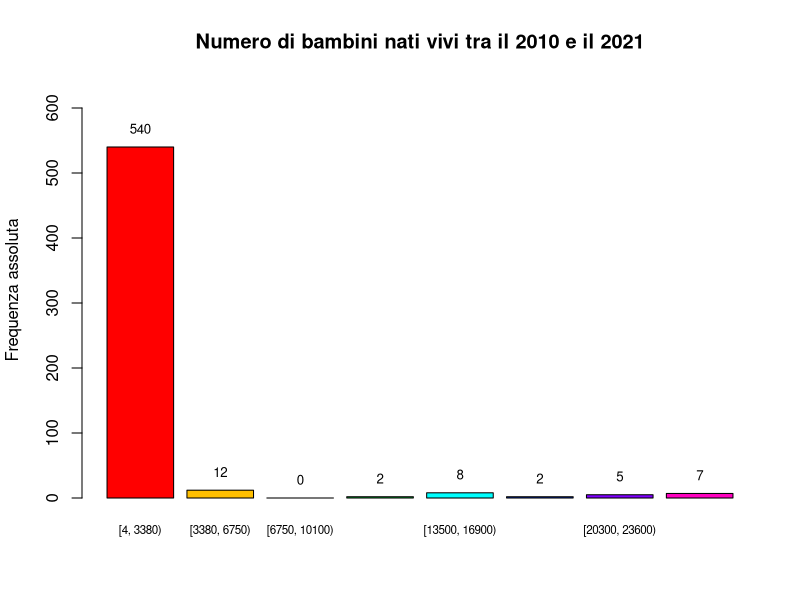
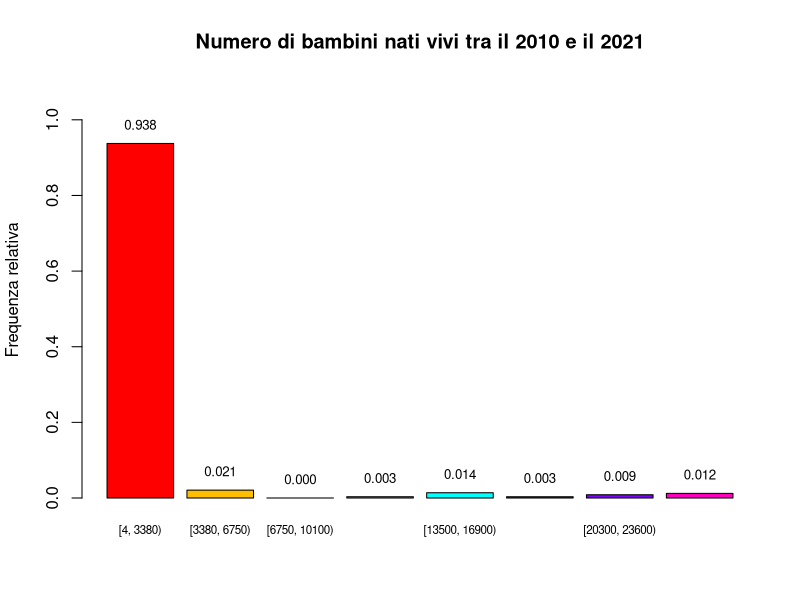
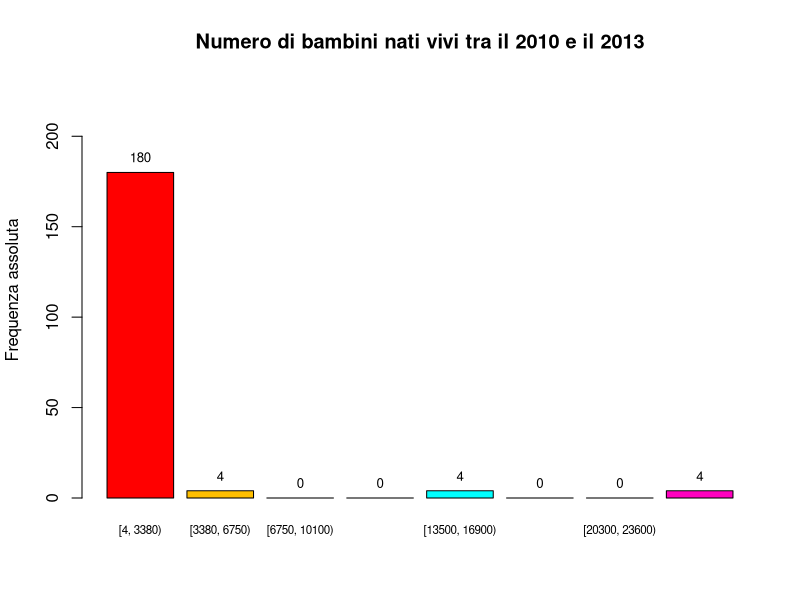
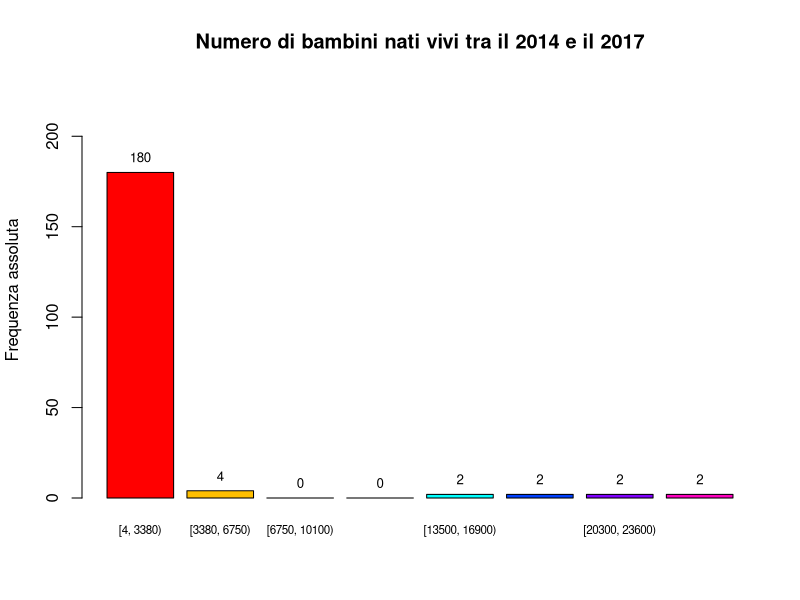
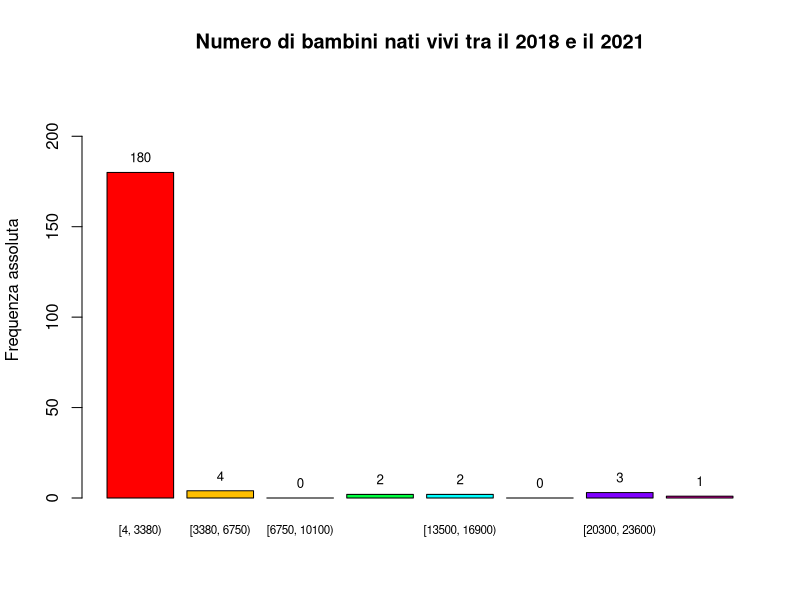
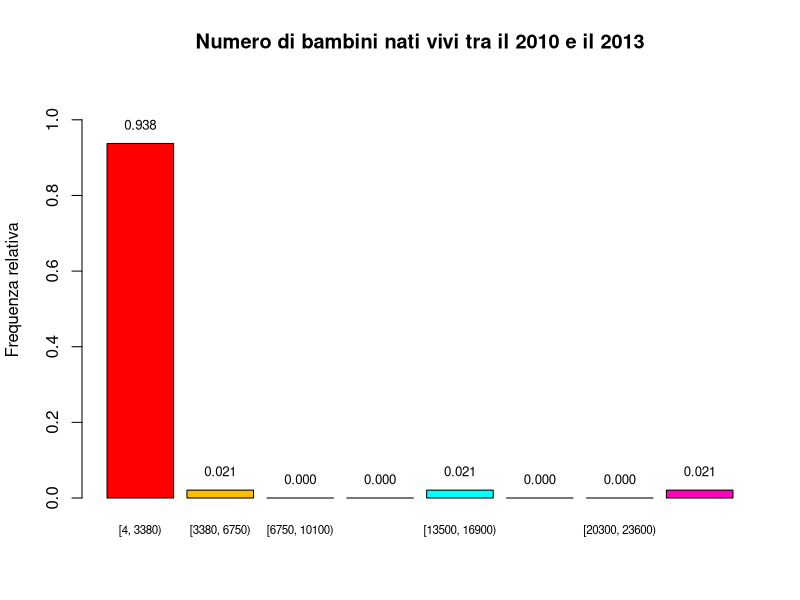
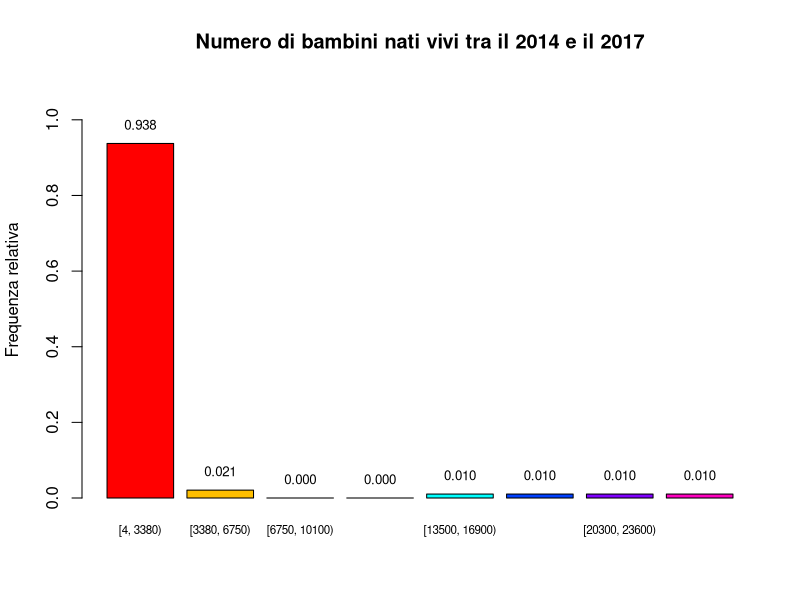
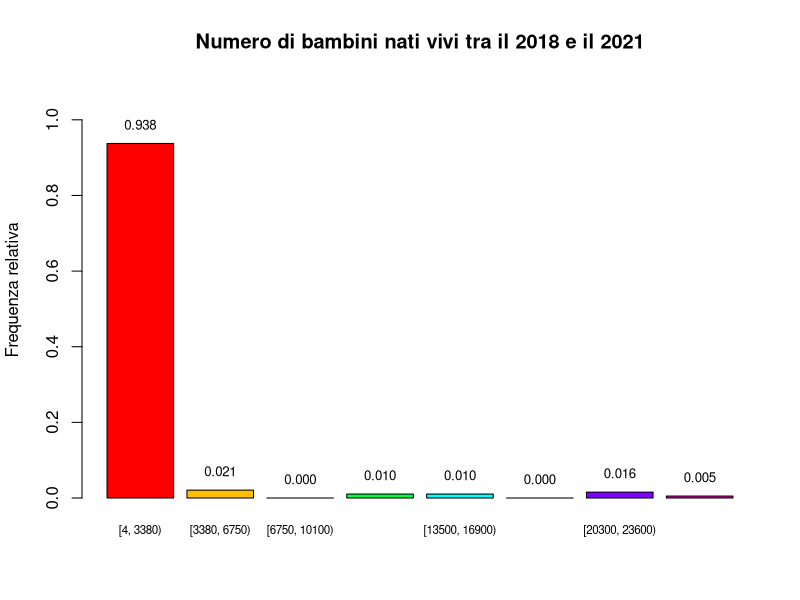

The R source for these figures, in order:
# ANALISI DESCRITTIVA DEL DATASET SULLE NASCITE
# Author: Daniela Amendola 

library(readxl)
library(e1071)

data <- read_excel("dataset_puliti/nascite_arrotondato.xlsx")

# Si visualizza il dataframe
View(data)


################################################################################
#------------------------------- Frequenze ------------------------------------#
################################################################################

# Si calcolano il valore minimo e massimo all'interno del dataset
min_dati <- min(data[, -1])
max_dati <- max(data[, -1])
print(min_dati)
print(max_dati)

# Essendo il valore massimo 26600, si arrotonda per eccesso a 27000
max_dati <- 27000

# Essendo il numero di dati elevato, si divide il dataset in intervalli
# Numero di intervalli
num_intervalli <- 8

# Si calcola la lunghezza di ogni intervallo
lunghezza_intervallo <- (max_dati - min_dati) / num_intervalli

# Si generoano gli intervalli
intervalli <- seq(min_dati, max_dati, by = lunghezza_intervallo)

# Si divide il dataset in 3 quadrienni:
# Il primo quadriennio va dal 2010 al 2014
# Il secondo quadriennio  va dal 2015 al 2018
# Il terzo quadriennio va dal 2019 al 2022
dati_2010_2013 <- data[, c("2010", "2011", "2012", "2013")]
dati_2014_2017 <- data[, c("2014", "2015", "2016", "2017")]
dati_2018_2021 <- data[, c("2018", "2019", "2020", "2021")]

# Si convertono tutti i dati in un vettore numerico (in quanto sono di tipo character)
dati_2010_2013 <- as.numeric(as.character(unlist(dati_2010_2013)))
dati_2014_2017 <- as.numeric(as.character(unlist(dati_2014_2017)))
dati_2018_2021 <- as.numeric(as.character(unlist(dati_2018_2021)))

# Si rimuove la prima colonna (dove sono presenti i Paesi)
dati_senza_intestazioni <- data[, -1]

# Si convertono tutti i dati in un vettore numerico (in quanto sono di tipo character)
dati_tot <- as.numeric(as.character(unlist(dati_senza_intestazioni)))

#---------- Frequenza assoluta ----------#
# Si calcola la frequenza assoluta per l'intero set di dati, escludendo la prima riga di 
# intestazione e la prima colonna, che contiene i nomi dei Paesi
freqA_tot <- table(cut(dati_tot, intervalli, right = FALSE))
freqA_tot

# Si calcola la frequenza assoluta per ogni gruppo
freqA_2010_2013 <- table(cut(dati_2010_2013, intervalli, right = FALSE))
freqA_2014_2017 <- table(cut(dati_2014_2017, intervalli, right = FALSE))
freqA_2018_2021 <- table(cut(dati_2018_2021, intervalli, right = FALSE))

# Si calcolano le percentuali
percentuali_tot <- round((freqA_tot / sum(freqA_tot)) * 100, 2)
percentuali_2010_2013 <- round((freqA_2010_2013 / sum(freqA_2010_2013)) * 100, 2)
percentuali_2014_2017 <- round((freqA_2014_2017 / sum(freqA_2014_2017)) * 100, 2)
percentuali_2018_2021 <- round((freqA_2018_2021 / sum(freqA_2018_2021)) * 100, 2)

#---------- Frequenza assoluta cumulata ----------#
# Si calcola la frequenza assoluta cumulata per l'intero set di dati
freqAC_tot <- cumsum(freqA_tot)
freqAC_tot

# Si calcola  la frequenza assoluta cumulata per ogni gruppo
freqAC_2010_2013 <- cumsum(freqA_2010_2013)
freqAC_2014_2017 <- cumsum(freqA_2014_2017)
freqAC_2018_2021 <- cumsum(freqA_2018_2021)

#---------- Frequenza relativa ----------#
# Si calcola  la frequenza relativa per l'intero set di dati, escludendo la prima riga di 
# intestazione e la prima colonna, che contiene i nomi dei Paesi
freqR_tot <- table(cut(dati_tot, intervalli, right = FALSE))/length(dati_tot)
freqR_tot

# Si calcola la frequenza relativa per ogni gruppo
freqR_2010_2013 <- table(cut(dati_2010_2013,intervalli, right = FALSE))/length(dati_2010_2013)
freqR_2014_2017 <- table(cut(dati_2014_2017,intervalli, right = FALSE))/length(dati_2014_2017)
freqR_2018_2021 <- table(cut(dati_2018_2021,intervalli, right = FALSE))/length(dati_2018_2021)

#---------- Frequenza relativa cumulata ----------#
# Si calcola  le frequenze relative cumulate per l'intero set di dati
freqRC_tot <- cumsum(freqR_tot)
freqRC_tot

# Si calcola  la frequenza relativa cumulata per ogni gruppo
freqRC_2010_2013 <- cumsum(freqR_2010_2013)
freqRC_2014_2017 <- cumsum(freqR_2014_2017)
freqRC_2018_2021 <- cumsum(freqR_2018_2021)

#---------- Tabella di contingenza assoluta ----------#
contingenza_assolute <- cbind(freqA_2010_2013, freqA_2014_2017, freqA_2018_2021)
contingenza_assolute

#---------- Tabella di contingenza relativa ----------#
contingenza_relativa <- cbind(freqR_2010_2013, freqR_2014_2017, freqR_2018_2021)
contingenza_relativa

#---------- Frequenza relativa congiunta ----------#
freqRCong <-prop.table(contingenza_assolute)
freqRCong

#---------- Frequenza marginale ----------#
# Si calcola la frequenza assoluta marginale
freq_marg_ass <- margin.table(contingenza_assolute, 1)
freq_marg_ass

# Si calcola la frequenza relativa marginale
freq_marg_rel <- margin.table(contingenza_relativa, 1)
freq_marg_rel

#--------- Frequenza relativa condizionata ----------#
freq_cond_rel <- prop.table(contingenza_assolute, 1)
freq_cond_rel[is.nan(freq_cond_rel)] <- 0
freq_cond_rel

################################################################################
#----------------------------- Grafici frequenze ------------------------------#
################################################################################

# Si crea un vettore di etichette
intervalli_etichette <- c("[4, 3380)", "[3380, 6750)", "[6750, 10100)", "[10100, 13500)",
                          "[13500, 16900)", "[16900, 20300)", "[20300, 23600)", "[23600, 27000)")

#-------------------------- Grafici per l'intero set di dati --------------------------#
#---------- Frequenza assoluta ----------#
barplot_freqA_tot <- barplot(freqA_tot, 
                          names.arg = intervalli_etichette, 
                          ylim = c(0, max(freqA_tot) + 100),
                          col = rainbow(8),
                          main = "Numero di bambini nati vivi tra il 2010 e il 2021",
                          ylab = "Frequenza assoluta",
                          angle = 45, 
                          cex.names = 0.7)

# Per una maggiore chiarezza si inseriscono delle etichette sopra le colonne, 
# che vanno ad indicare il valore effettivo di ogni colonna
for (i in 1:length(barplot_freqA_tot)) {
  text(barplot_freqA_tot [i], freqA_tot[i] + 5, 
       labels = freqA_tot[i], pos = 3, col = "black", cex = 0.8)
}

#---------- Frequenza relativa ----------#
barplot_freqR_tot <- barplot(freqR_tot, 
        names.arg = intervalli_etichette, 
        ylim = c(0, 1.1),
        col = rainbow(8),
        main = "Numero di bambini nati vivi tra il 2010 e il 2021",
        ylab = "Frequenza relativa",
        angle = 45, 
        cex.names = 0.7)

# Si aggiungono le etichette sopra le colonne
for (i in 1:length(barplot_freqR_tot)) {
  text(barplot_freqR_tot[i], freqR_tot[i] + 0.01, 
       labels = sprintf("%.3f", freqR_tot[i]), pos = 3, col = "black", cex = 0.8)
}

#-------------------------- Grafici per ogni quadriennio --------------------------#
#--------------- Frequenza assoluta ---------------#
#-------- 2010-2013 --------#
barplot_freqA_10_13 <- barplot(freqA_2010_2013, 
                             names.arg = intervalli_etichette, 
                             ylim = c(0, max(freqA_2010_2013) + 50),
                             col = rainbow(8),
                             main = "Numero di bambini nati vivi tra il 2010 e il 2013",
                             ylab = "Frequenza assoluta",
                             angle = 45, 
                             cex.names = 0.7)

# Per una maggiore chiarezza si inseriscono delle etichette sopra le colonne, 
# che vanno ad indicare il valore effettivo di ogni colonna
for (i in 1:length(barplot_freqA_10_13)) {
  text(barplot_freqA_10_13[i], freqA_2010_2013[i] + 0.05, 
       labels = freqA_2010_2013[i], pos = 3, col = "black", cex = 0.8)
}

#-------- 2014-2017 --------#
barplot_freqA_14_17 <- barplot(freqA_2014_2017, 
                               names.arg = intervalli_etichette, 
                               ylim = c(0, max(freqA_2014_2017) + 50),
                               col = rainbow(8),
                               main = "Numero di bambini nati vivi tra il 2014 e il 2017",
                               ylab = "Frequenza assoluta",
                               angle = 45, 
                               cex.names = 0.7)

# Per una maggiore chiarezza si inseriscono delle etichette sopra le colonne, 
# che vanno ad indicare il valore effettivo di ogni colonna
for (i in 1:length(barplot_freqA_14_17)) {
  text(barplot_freqA_14_17[i], freqA_2014_2017[i] + 0.05, 
       labels = freqA_2014_2017[i], pos = 3, col = "black", cex = 0.8)
}

#-------- 2018-2021 --------#
barplot_freqA_18_21 <- barplot(freqA_2018_2021, 
                               names.arg = intervalli_etichette, 
                               ylim = c(0, max(freqA_2018_2021) + 50),
                               col = rainbow(8),
                               main = "Numero di bambini nati vivi tra il 2018 e il 2021",
                               ylab = "Frequenza assoluta",
                               angle = 45, 
                               cex.names = 0.7)

# Per una maggiore chiarezza si inseriscono delle etichette sopra le colonne, 
# che vanno ad indicare il valore effettivo di ogni colonna
for (i in 1:length(barplot_freqA_18_21)) {
  text(barplot_freqA_18_21[i], freqA_2018_2021[i] + 0.05, 
       labels = freqA_2018_2021[i], pos = 3, col = "black", cex = 0.8)
}

#--------------- Frequenza relativa ---------------#
#-------- 2010-2013 --------#
barplot_freqR_10_13 <- barplot(freqR_2010_2013, 
                             names.arg = intervalli_etichette, 
                             ylim = c(0, 1.1),
                             col = rainbow(8),
                             main = "Numero di bambini nati vivi tra il 2010 e il 2013",
                             ylab = "Frequenza relativa",
                             angle = 45, 
                             cex.names = 0.7)

# Per una maggiore chiarezza si inseriscono delle etichette sopra le colonne, 
# che vanno ad indicare il valore effettivo di ogni colonna
for (i in 1:length(barplot_freqR_10_13)) {
  text(barplot_freqR_10_13[i], freqR_2010_2013[i] + 0.01, 
       labels = sprintf("%.3f", freqR_2010_2013[i]), pos = 3, col = "black", cex = 0.8)
}

#-------- 2014-2017 --------#
barplot_freqR_14_17 <- barplot(freqR_2014_2017, 
                               names.arg = intervalli_etichette, 
                               ylim = c(0, 1.1),
                               col = rainbow(8),
                               main = "Numero di bambini nati vivi tra il 2014 e il 2017",
                               ylab = "Frequenza relativa",
                               angle = 45, 
                               cex.names = 0.7)

# Per una maggiore chiarezza si inseriscono delle etichette sopra le colonne, 
# che vanno ad indicare il valore effettivo di ogni colonna
for (i in 1:length(barplot_freqR_14_17)) {
  text(barplot_freqR_14_17[i], freqR_2014_2017[i] + 0.01, 
       labels = sprintf("%.3f", freqR_2014_2017[i]), pos = 3, col = "black", cex = 0.8)
}

#-------- 2018-2021 --------#
barplot_freqR_18_21 <- barplot(freqR_2018_2021, 
                               names.arg = intervalli_etichette, 
                               ylim = c(0, 1.1),
                               col = rainbow(8),
                               main = "Numero di bambini nati vivi tra il 2018 e il 2021",
                               ylab = "Frequenza relativa",
                               angle = 45, 
                               cex.names = 0.7)

# Per una maggiore chiarezza si inseriscono delle etichette sopra le colonne, 
# che vanno ad indicare il valore effettivo di ogni colonna
for (i in 1:length(barplot_freqR_18_21)) {
  text(barplot_freqR_18_21[i], freqR_2018_2021[i] + 0.01, 
       labels = sprintf("%.3f", freqR_2018_2021[i]), pos = 3, col = "black", cex = 0.8)
}



#--------------- Frequenza assoluta congiunta ---------------#
barplot(t(contingenza_assolute), 
        col = c("blue", "green", "red"),
        legend = c("2010-2013", "2014-2017", "2018-2021"), 
        ylim = c(0, 600),
        main = "Frequenza assoluta congiunta",
        names.arg = intervalli_etichette,
        las = 2,
        cex.names = 0.7)

# Per una maggiore chiarezza, vista la presenza di valori molto bassi per alcuni intervalli
# si rifà il grafico rimuovendo il primo intervallo; ovvero, (4, 3380]. Così facendo 
# si riesce a vedere meglio la contingenza assoluta per gli altri intervalli
barplot(t(contingenza_assolute[-1, ]), 
        col = c("blue", "green", "red"),
        legend = c("2010-2013", "2014-2017", "2018-2021"), 
        main = "Frequenza assoluta congiunta (senza il primo intervallo)",
        names.arg = intervalli_etichette[-1],
        las = 2,
        cex.names = 0.7)

#--------------- Frequenza relativa congiunta ---------------#
barplot(t(freqRCong), 
        col = c("blue", "green", "red"),
        ylim = c(0, 1),
        legend = c("2010-2013", "2014-2017", "2018-2021"), 
        main = "Frequenza relativa congiunta",
        names.arg = intervalli_etichette,
        las = 2,
        cex.names = 0.7)

# Per una maggiore chiarezza, vista la presenza di valori molto bassi per alcuni intervalli
# si rifà il grafico rimuovendo il primo intervallo; ovvero, (4, 3380]. Così facendo 
# si riesce a vedere meglio la contingenza assoluta per gli altri intervalli
barplot(t(freqRCong[-1, ]), 
        col = c("blue", "green", "red"),
        ylim = c(0, 0.025),
        legend = c("2010-2013", "2014-2017", "2018-2021"), 
        main = "Frequenza relativa congiunta (senza il primo intervallo)",
        names.arg = intervalli_etichette[-1],
        las = 2,
        cex.names = 0.7)

#--------------- Frequenza relativa condizionata ---------------#
barplot(t(freq_cond_rel),
        beside = TRUE,
        col = c("blue", "green", "red"),
        ylim = c(0, 1),
        legend = c("2010-2013", "2014-2017", "2018-2021"), 
        main = "Frequenza relativa condizionata (Quadriennio | N. Nascite)",
        names.arg = intervalli_etichette,
        las = 2,
        cex.names = 0.7)

################################################################################
#----------------------------- Media campionaria ------------------------------#
################################################################################

# Si calcola la media campionaria per ogni anno
means_by_year <- colMeans(data[, -1])
means_by_year

# Si rappresenta la media sottoforma di serie temporale
ts_means <- ts(means_by_year, start = 2010, frequency = 1)

# Grafico della media campionaria per anno 
plot(ts_means, 
     main = "Media campionaria per anno", 
     ylim = c(1130, 1400),
     xlab = "Anno", 
     ylab = "Numero di nati vivi (in migliaia)", 
     col = "blue", 
     type = "o")

################################################################################
#----------------------------------- Boxplot ----------------------------------#
################################################################################

#-------- 2010-2013 --------#
dati_2010 <- data[["2010"]]
dati_2011 <- data[["2011"]]
dati_2012 <- data[["2012"]]
dati_2013 <- data[["2013"]]

# Si calcolano i quantili per ogni anno
quantili_2010 <- quantile(dati_2010)
quantili_2010

quantili_2011 <- quantile(dati_2011)
quantili_2011

quantili_2012 <- quantile(dati_2012)
quantili_2012

quantili_2013 <- quantile(dati_2013)
quantili_2013

# Si visualizzano le principali informazioni (media, mediana, minimo e massimo) per ogni anno  
summary_2010 <- summary(dati_2010)
summary_2010

summary_2011 <- summary(dati_2011)
summary_2011

summary_2012 <- summary(dati_2012)
summary_2012

summary_2013 <- summary(dati_2013)
summary_2013

# Si visualizzano i boxplot
boxplot(dati_2010, dati_2011, dati_2012, dati_2013, 
        main = "Boxplot 2010 - 2013",
        ylab = "Numero di bambini nati vivi (in migliaia)",
        ylim = c(min(dati_2010, dati_2011, dati_2012, dati_2013), 
                 max(dati_2010, dati_2011, dati_2012, dati_2013)),
        names = c("2010", "2011", "2012", "2013"),
        col = c("red", "lightblue", "green", "yellow"),
        border = "black")

# Essendo presenti degli outliers molto grandi, 
# di seguito si riportano i boxplot senza gli outliers
boxplot(dati_2010, dati_2011, dati_2012, dati_2013, 
        main = "Boxplot 2010 - 2013 senza outliers",
        ylab = "Numero di bambini nati vivi (in migliaia)",
        ylim = c(min(dati_2010, dati_2011, dati_2012, dati_2013), 
                 max(dati_2010, dati_2011, dati_2012, dati_2013) - 25340),
        names = c("2010", "2011", "2012", "2013"),
        col = c("red", "lightblue", "green", "yellow"),
        border = "black")

# Si verifica qual è il limite superiore
stats_2010 <- boxplot.stats(dati_2010)
stats_2010$stats[5]

stats_2011 <- boxplot.stats(dati_2011)
stats_2011$stats[5]

stats_2012 <- boxplot.stats(dati_2012)
stats_2012$stats[5]

stats_2013 <- boxplot.stats(dati_2013)
stats_2013$stats[5]

#-------- 2014-2017 --------#
dati_2014 <- data[["2014"]]
dati_2015 <- data[["2015"]]
dati_2016 <- data[["2016"]]
dati_2017 <- data[["2017"]]

# Si calcolano i quantili per ogni anno
quantili_2014 <- quantile(dati_2014)
quantili_2014

quantili_2015 <- quantile(dati_2015)
quantili_2015

quantili_2016 <- quantile(dati_2016)
quantili_2016

quantili_2017 <- quantile(dati_2017)
quantili_2017

# Si visualizzano le principali informazioni (media, mediana, minimo e massimo) per ogni anno  
summary_2014 <- summary(dati_2014)
summary_2014

summary_2015 <- summary(dati_2015)
summary_2015

summary_2016 <- summary(dati_2016)
summary_2016

summary_2017 <- summary(dati_2017)
summary_2017

# Si visualizzano i boxplot
boxplot(dati_2014, dati_2015, dati_2016, dati_2017, 
        main = "Boxplot 2014 - 2017",
        ylab = "Numero di bambini nati vivi (in migliaia)",
        ylim = c(min(dati_2014, dati_2015, dati_2016, dati_2017), 
                 max(dati_2014, dati_2015, dati_2016, dati_2017)),
        names = c("2014", "2015", "2016", "2017"),
        col = c("red", "lightblue", "green", "yellow"),
        border = "black")

# Essendo presenti degli outliers molto grandi,
# di seguito si riportano i boxplot senza gli outliers
boxplot(dati_2014, dati_2015, dati_2016, dati_2017, 
        main = "Boxplot 2014 - 2017 senza outliers",
        ylab = "Numero di bambini nati vivi (in migliaia)",
        ylim = c(min(dati_2014, dati_2015, dati_2016, dati_2017), 
                 max(dati_2014, dati_2015, dati_2016, dati_2017) - 23200),
        names = c("2014", "2015", "2016", "2017"),
        col = c("red", "lightblue", "green", "yellow"),
        border = "black")

# Si verifica qual è il limite superiore
stats_2014 <- boxplot.stats(dati_2014)
stats_2014$stats[5]

stats_2015 <- boxplot.stats(dati_2015)
stats_2015$stats[5]

stats_2016 <- boxplot.stats(dati_2016)
stats_2016$stats[5]

stats_2017 <- boxplot.stats(dati_2017)
stats_2017$stats[5]

#-------- 2018-2021 --------#
dati_2018 <- data[["2018"]]
dati_2019 <- data[["2019"]]
dati_2020 <- data[["2020"]]
dati_2021 <- data[["2021"]]

# Si calcolano i quantili per ogni anno
quantili_2018 <- quantile(dati_2018)
quantili_2018

quantili_2019 <- quantile(dati_2019)
quantili_2019

quantili_2020 <- quantile(dati_2020)
quantili_2020

quantili_2021 <- quantile(dati_2021)
quantili_2021

# Si visualizzano le principali informazioni (media, mediana, minimo e massimo) per ogni anno  
summary_2018 <- summary(dati_2018)
summary_2018

summary_2019 <- summary(dati_2019)
summary_2019

summary_2020 <- summary(dati_2020)
summary_2020

summary_2021 <- summary(dati_2021)
summary_2021

# Si visualizzano i boxplot
boxplot(dati_2018, dati_2019, dati_2020, dati_2021, 
        main = "Boxplot 2018 - 2021",
        ylab = "Numero di bambini nati vivi (in migliaia)",
        ylim = c(min(dati_2018, dati_2019, dati_2020, dati_2021), 
                 max(dati_2018, dati_2019, dati_2020, dati_2021)),
        names = c("2018", "2019", "2020", "2021"),
        col = c("red", "lightblue", "green", "yellow"),
        border = "black")

# Essendo presenti degli outliers molto grandi,
# di seguito si riportano i boxplot senza gli outliers
boxplot(dati_2018, dati_2019, dati_2020, dati_2021, 
        main = "Boxplot 2018 - 2021 senza outliers",
        ylab = "Numero di bambini nati vivi (in migliaia)",
        ylim = c(min(dati_2018, dati_2019, dati_2020, dati_2021), 
                 max(dati_2018, dati_2019, dati_2020, dati_2021) - 23200),
        names = c("2018", "2019", "2020", "2021"),
        col = c("red", "lightblue", "green", "yellow"),
        border = "black")

# Si verifica qual è il limite superiore
stats_2018 <- boxplot.stats(dati_2018)
stats_2018$stats[5]

stats_2019 <- boxplot.stats(dati_2019)
stats_2019$stats[5]

stats_2020 <- boxplot.stats(dati_2020)
stats_2020$stats[5]

stats_2021 <- boxplot.stats(dati_2021)
stats_2021$stats[5]

# Si confrontano primo e ultimo anno attraverso un boxplot ad intaglio
boxplot(dati_2010, dati_2021, 
        notch = TRUE,
        main = "Confronto boxplot 2010 e 2021",
        ylab = "Numero di bambini nati vivi (in migliaia)",
        ylim = c(min(dati_2010, dati_2021), 
                 max(dati_2010, dati_2021)),
        names = c("2010", "2021"),
        col = c("green", "orange"),
        border = "black")

# Per una migliore visualizzazione, si riporta il boxplot senza outliers
boxplot(dati_2010, dati_2021, 
        notch = TRUE,
        main = "Confronto boxplot 2010 e 2021 senza outliers",
        ylab = "Numero di bambini nati vivi (in migliaia)",
        ylim = c(min(dati_2010, dati_2021), 
                 1400),
        names = c("2010", "2021"),
        col = c("green", "orange"),
        border = "black")

# Si visualizzano i dettagli dei due boxplot
summary_2010
summary_2021

# Si confrontano la mediana del primo e dell'ultimo anno e si verifica se si sovrappongono
IQR_2010 <- quantile(dati_2010, 0.75) - quantile(dati_2010, 0.25)
IQR_2010
M1_2010 <- quantile(dati_2010, 0.5) - 1.57*IQR_2010/sqrt(length(dati_2010))
M2_2010 <- quantile(dati_2010, 0.5) + 1.57*IQR_2010/sqrt(length(dati_2010))

IQR_2021 <- quantile(dati_2021, 0.75) - quantile(dati_2021, 0.25)
IQR_2021
M1_2021 <- quantile(dati_2021, 0.5) - 1.57*IQR_2021/sqrt(length(dati_2021))
M2_2021 <- quantile(dati_2021, 0.5) + 1.57*IQR_2021/sqrt(length(dati_2021))

# Intervallo di confidenza del 95% per la mediana del primo anno
c(M1_2010, M2_2010)

# Intervallo di confidenza del 95% per la mediana dell'ultimo anno
c(M1_2021, M2_2021)


###############################################################################
#------------------------ Varianza e deviazione standard ---------------------#
###############################################################################

# Si calcola la varianza e la deviazione standard per ogni anno
varianza_2010 <- var(dati_2010)
deviazione_standard_2010 <- sd(dati_2010)

varianza_2011 <- var(dati_2011)
deviazione_standard_2011 <- sd(dati_2011)

varianza_2012 <- var(dati_2012)
deviazione_standard_2012 <- sd(dati_2012)

varianza_2013 <- var(dati_2013)
deviazione_standard_2013 <- sd(dati_2013)

varianza_2014 <- var(dati_2014)
deviazione_standard_2014 <- sd(dati_2014)

varianza_2015 <- var(dati_2015)
deviazione_standard_2015 <- sd(dati_2015)

varianza_2016 <- var(dati_2016)
deviazione_standard_2016 <- sd(dati_2016)

varianza_2017 <- var(dati_2017)
deviazione_standard_2017 <- sd(dati_2017)

varianza_2018 <- var(dati_2018)
deviazione_standard_2018 <- sd(dati_2018)

varianza_2019 <- var(dati_2019)
deviazione_standard_2019 <- sd(dati_2019)

varianza_2020 <- var(dati_2020)
deviazione_standard_2020 <- sd(dati_2020)

varianza_2021 <- var(dati_2021)
deviazione_standard_2021 <- sd(dati_2021)

# Si rappresenta la varianza sottoforma di serie temporale
ts_varianza <- ts(c(varianza_2010, varianza_2011, varianza_2012, varianza_2013, varianza_2014, varianza_2015,
                    varianza_2016, varianza_2017, varianza_2018, varianza_2019, varianza_2020, varianza_2021), 
                  start = 2010, frequency = 1)

# Si rappresenta la deviazione standard sottoforma di serie temporale
ts_deviazione_standard <- ts(c(deviazione_standard_2010, deviazione_standard_2011, deviazione_standard_2012, 
                               deviazione_standard_2013, deviazione_standard_2014, deviazione_standard_2015,
                               deviazione_standard_2016, deviazione_standard_2017, deviazione_standard_2018, 
                               deviazione_standard_2019, deviazione_standard_2020, deviazione_standard_2021), 
                             start = 2010, frequency = 1)

# Si visualizza il grafico della varianza nel tempo 
plot(ts_varianza,
     type = 'o', 
     col = 'blue', 
     xlab = 'Anno', 
     ylab = 'Varianza', 
     main = 'Varianza nel tempo',
     yaxt = 'n')  # Si nasconde l'asse y automatico, perchè verrà modificato

# Si modifica il formato dell'asse y
axis(2, at = pretty(ts_varianza), labels = format(pretty(ts_varianza), scientific = FALSE), mgp = c(2, 1, 0))

# Si visualizza il grafico della deviazione standard nel tempo 
plot(ts_deviazione_standard, 
     type = 'o', 
     col = 'red', 
     xlab = 'Anno', 
     ylab = 'Deviazione Standard', 
     main = 'Deviazione Standard nel tempo')

################################################################################
#------------------------ Skewness e curtosi ----------------------------------#
################################################################################

# Si calcola la skewness per tutto il dataset
skew <- skewness(dati_tot)

# Si calcola la curtosi 
curtosi <- kurtosis(dati_tot)

# Si crea un vettore di valori per la curva di densità
x <- seq(min(dati_tot) - 5000, max(dati_tot) + 1, length = 1000)

# Si calcola la densità della distribuzione normale
densita_normale <- dnorm(x, mean = mean(dati_tot), sd = sd(dati_tot))

# Si calcola la densità per i dati
densita_dati <- density(dati_tot)$y

# Grafico di densità
plot(x, densita_normale, 
     type = "l",
     col = "blue",
     main = "Densità della distribuzione dei dati",
     xlab = "Numero di bambini nati vivi (in migliaia)",
     ylab = "Densità",
     ylim = c(0, max(densita_normale, densita_dati)),
     xlim = c(min(dati_tot) - 5000, max(dati_tot) + 1),
     lwd = 1)

# Si aggiunge la curva di densità per i dati
lines(density(dati_tot), col = "red", lwd = 1)

# Si aggiunge una linea per indicare la media
abline(v = mean(dati_tot), col = "green", lty = 2)

# Si aggiunge la legenda
legend("topright", 
       legend = c("Distribuzione Normale ", "Distribuzione dei dati ", "Media campionaria "), 
       col = c("blue", "red", "green"), 
       lty = c(1, 1, 2), 
       cex = 0.8)

# Si calcola il momento centrato campionario di ordine 2
momento_2 <- var(dati_tot)

# Si calcola il momento centrato campionario di ordine 4
momento_4 <- moment(dati_tot, order = 4)

# Si calcola l'indice di Pearson
indice_pearson <- momento_4 / momento_2^2

# Si calcola la curtosi campionaria
curtosi_campionaria <- indice_pearson - 3
curtosi_campionaria